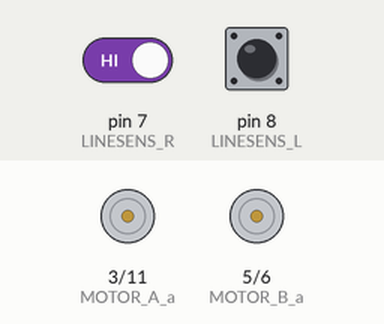
Bench run of a sketch on a simulated Arduino Uno, built with avr-gcc and run on an emulated ATmega328P. On the bench: motor-driver pin pairs drawn as motors (green arrow = first pin HIGH = forward, orange = second pin HIGH = backward, longer = more drive). The inputs (shaded band) are chosen by the test bench; at power-on: pin 7 (LINESENS_R) HIGH, pin 8 (LINESENS_L) HIGH. What the sketch prints to the serial monitor is not drawn.

Above: at 1.2 s.
1.3 s: pin 7 (LINESENS_R) driven LOW
At 2.73 s:
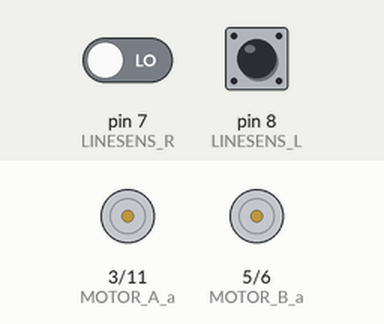
4.3 s: pin 8 (LINESENS_L) driven LOW
At 6.49 s:
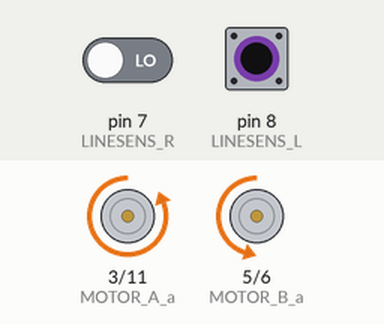
7.3 s: pin 8 (LINESENS_L) driven HIGH
At 7.55 s:
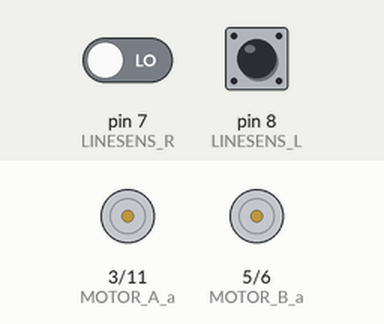
10.3 s: pin 7 (LINESENS_R) driven HIGH
At 11.5 s:
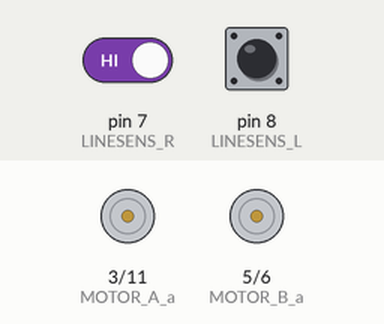
13.3 s: pin 8 (LINESENS_L) pulsed LOW 2 times (0.12 s each, 0.3 s apart)
At 13.52 s:
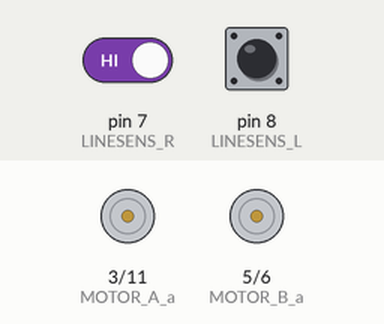
Timing chart, 0 to 16.3 s (numbered marks = the images above; inputs shaded):
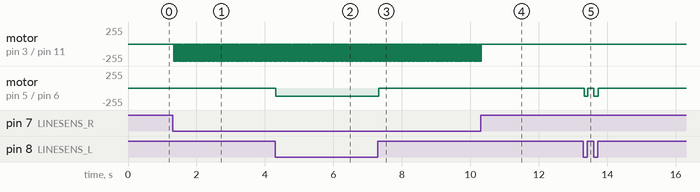

Measured:
- after the input at 1.3 s, motor on pin 3 (MOTOR_A_a) / pin 11 (MOTOR_A_b): alternates backward 255/255 for 0.02 s and stopped for 0.02 s, starting at once
- after the input at 4.3 s, motor on pin 5 (MOTOR_B_a) / pin 6 (MOTOR_B_b): stopped → backward 120/255 at once
- after the input at 7.3 s, motor on pin 5 (MOTOR_B_a) / pin 6 (MOTOR_B_b): backward 120/255 → stopped at once
- after the input at 10.3 s, motor on pin 3 (MOTOR_A_a) / pin 11 (MOTOR_A_b): goes on until 10.3 s, then stays stopped
- after the input at 13.3 s, motor on pin 5 (MOTOR_B_a) / pin 6 (MOTOR_B_b): alternates backward 120/255 for 0.12 s and stopped for 0.18 s, 4 changes in all, then stays stopped, starting at once

The sketch:

sketch_aug20a.ino
```cpp
#include <SoftwareSerial.h>

#define MOTOR_A_a 3     //모터A의 +출력핀은 3번핀입니다
#define MOTOR_A_b 11    //모터A의 -출력핀은 11번핀입니다
#define MOTOR_B_a 5     //모터B의 +출력핀은 5번핀입니다
#define MOTOR_B_b 6     //모터B의 -출력핀은 6번핀입니다
#define MOTOR_SPEED 60  //모터의 기준속력입니다(0~255), 라인트레이서는 저속주행을 권장드립니다.
#define LINESENS_L 8    //왼쪽 라인센서 입력핀입니다.
#define LINESENS_R 7    //오른쪽 라인센서 입력핀입니다.


//bluetooth setting
#define BLUETOOTH_RX 13
#define BLUETOOTH_TX 12
SoftwareSerial bluetooth(BLUETOOTH_RX, BLUETOOTH_TX);

unsigned char m_a_spd = 0, m_b_spd = 0;  //모터의 속력을 저장하는 전역변수
boolean m_a_dir = 0, m_b_dir = 0;        //모터의 방향을 결정하는 전역변수


void setup() {
  TCCR2B = TCCR2B & 0b11111000 | 0x07;  //저속주행이 가능하도록 모터B PWM 주파수 변경

  //모터 제어 핀들을 출력으로 설정합니다.
  pinMode(MOTOR_A_a, OUTPUT);
  pinMode(MOTOR_A_b, OUTPUT);
  pinMode(MOTOR_B_a, OUTPUT);
  TCCR1B = TCCR1B & 0b11111000 | 0x05;  //저속주행이 가능하도록 모터A PWM 주파수 변경
  pinMode(MOTOR_B_b, OUTPUT);

  //라인센서 핀들을 입력으로 설정합니다.
  pinMode(LINESENS_L, INPUT);
  pinMode(LINESENS_R, INPUT);

  //bluetooth 설정
  Serial.begin(9600);
  bluetooth.begin(9600);

  Serial.write("초기 세팅 완료!");
}

void loop() {
  if (bluetooth.available() ) {
    Serial.write(bluetooth.read());
  }

  if (bluetooth.available() ) {
    Serial.write(bluetooth.write("00"));
  }

  linetrace_val();  //입력된 데이터에 따라 모터에 입력될 변수를 조정하는 함수
  motor_drive();    //모터를 구동하는 함수
}

void linetrace_val()  //입력된 데이터에 따라 모터에 입력될 변수를 조정하는 함수
{
  int line_l = digitalRead(LINESENS_L);
  int line_r = digitalRead(LINESENS_R);  //왼쪽과 오른쪽 라인센서의 감지값을 변수에 저장합니다.
  Serial.print(line_l);
  Serial.println(line_r);
  if (line_l == 0 && line_r == 0)                                              //라인이 감지시 전진
  {
    Serial.println("go");
    m_a_dir = 0;                          //모터A 정방향
    m_b_dir = 0;                          //모터B 정방향
    m_a_spd = constrain(MOTOR_SPEED * 2, 0, 255);                //모터A의 속력값 조정
    m_b_spd = constrain(MOTOR_SPEED * 2, 0, 255);                //모터B의 속력값 조정
  }

  else if (line_l == 0 && line_r == 1)  //왼쪽 센서 감지시 왼쪽으로 전진
  {
    Serial.println("left");
    m_a_dir = 1;                                   //모터A 역방향
    m_b_dir = 0;                                   //모터B 정방향
    m_a_spd = 0;                                   //모터A의 정지
    m_b_spd = constrain(MOTOR_SPEED * 2, 0, 255);  //모터B의 속력값 조정
  }

  else if (line_l == 1 && line_r == 0)           //오른쪽 센서 감지시 오른쪽으로 전진
  {
    Serial.println("right");
    m_a_dir = 0;                                   //모터A 정방향
    m_b_dir = 1;                                   //모터B 역방향
    m_a_spd = constrain(MOTOR_SPEED * 2, 0, 255);  //모터A의 속력값 조정
    m_b_spd = 0;                                   //모터B의 정지
  }

  else if (line_l == 1 && line_r == 1) {
    Serial.println("stop");
    m_a_dir = 0;  //모터A 정방향
    m_b_dir = 0;  //모터B 정방향
    m_a_spd = 0;  //모터A의 정지
    m_b_spd = 0;  //모터B의 정지
  }
}

void motor_drive()  //모터를 구동하는 함수
{
  if (m_a_dir == 0) {
    digitalWrite(MOTOR_A_a, LOW);     //모터A+ LOW
    analogWrite(MOTOR_A_b, m_a_spd);  //모터A-의 속력을 PWM 출력
  } else {
    analogWrite(MOTOR_A_a, m_a_spd);  //모터A+의 속력을 PWM 출력
    digitalWrite(MOTOR_A_b, LOW);     //모터A- LOW
  }
  if (m_b_dir == 0) {
    digitalWrite(MOTOR_B_a, LOW);     //모터B+ LOW
    analogWrite(MOTOR_B_b, m_b_spd);  //모터B-의 속력을 PWM 출력
  } else {
    analogWrite(MOTOR_B_a, m_b_spd);  //모터B+의 속력을 PWM 출력
    digitalWrite(MOTOR_B_b, LOW);     //모터B- LOW
  }
}
```
